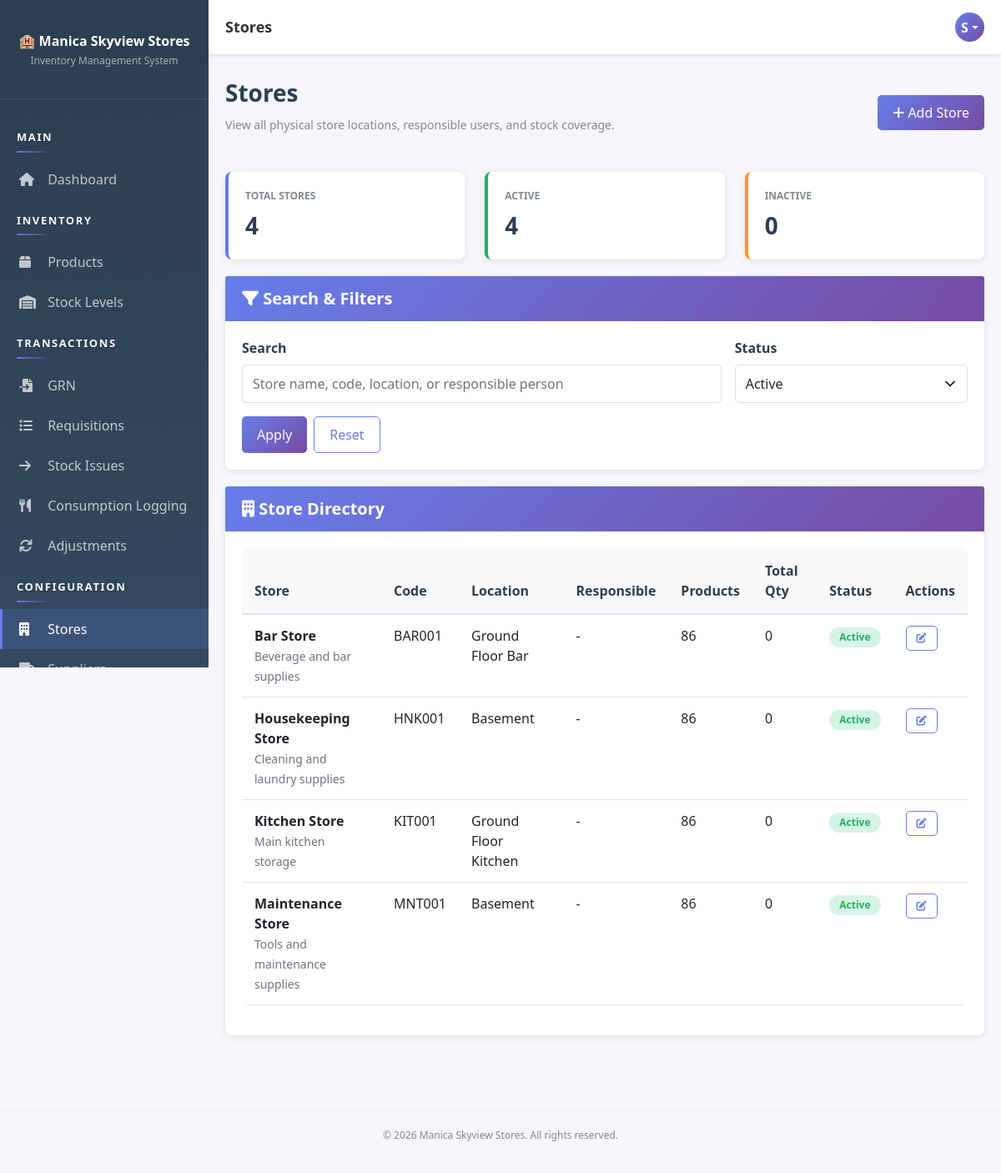
Before: /pages/stores/index.php (signed in) with the older database file.
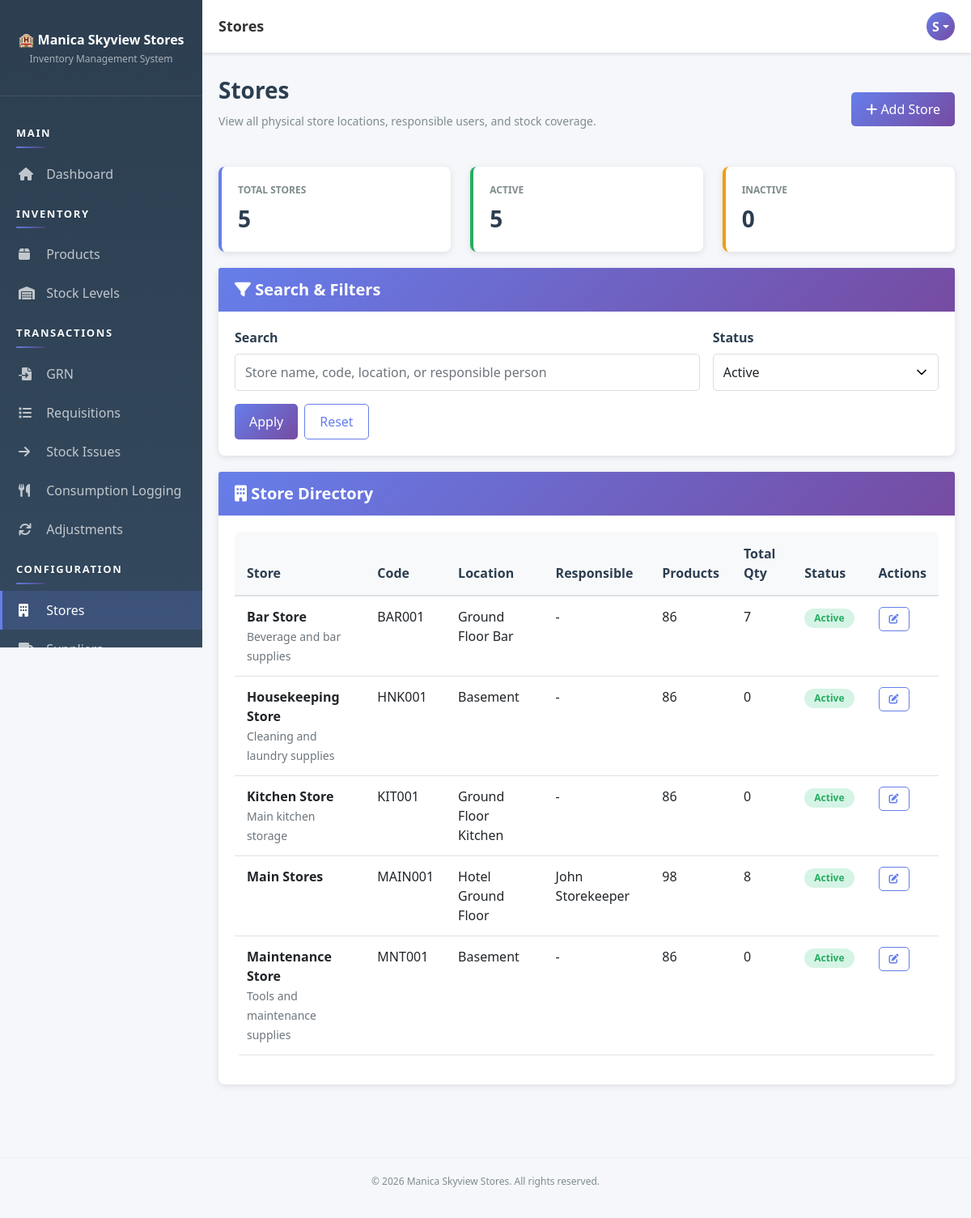
After: the same page with the newer database file.
### tables this page shows
CREATE TABLE `stores` (
  `store_id` int(11) NOT NULL AUTO_INCREMENT,
  `store_name` varchar(100) NOT NULL,
  `store_code` varchar(20) NOT NULL,
  `location` varchar(100) DEFAULT NULL,
  `responsible_user_id` int(11) DEFAULT NULL,
  `description` text DEFAULT NULL,
  `status` enum('active','inactive') DEFAULT 'active',
  `created_at` timestamp NOT NULL DEFAULT current_timestamp(),
  `updated_at` timestamp NOT NULL DEFAULT current_timestamp() ON UPDATE current_timestamp(),
  PRIMARY KEY (`store_id`),
  UNIQUE KEY `store_code` (`store_code`),
  KEY `responsible_user_id` (`responsible_user_id`),
  CONSTRAINT `stores_ibfk_1` FOREIGN KEY (`responsible_user_id`) REFERENCES `users` (`user_id`)
);

CREATE TABLE `users` (
  `user_id` int(11) NOT NULL AUTO_INCREMENT,
  `username` varchar(50) NOT NULL,
  `email` varchar(100) NOT NULL,
  `password` varchar(255) NOT NULL,
  `full_name` varchar(100) NOT NULL,
  `role_id` int(11) NOT NULL,
  `status` enum('active','inactive') DEFAULT 'active',
  `created_at` timestamp NOT NULL DEFAULT current_timestamp(),
  `updated_at` timestamp NOT NULL DEFAULT current_timestamp() ON UPDATE current_timestamp(),
  PRIMARY KEY (`user_id`),
  UNIQUE KEY `username` (`username`),
  UNIQUE KEY `email` (`email`),
  KEY `role_id` (`role_id`),
  CONSTRAINT `users_ibfk_1` FOREIGN KEY (`role_id`) REFERENCES `roles` (`role_id`)
);

### app/bootstrap.php (called while the page is built, shortened)
<?php
function autoload($class) {
    $paths = [
        __DIR__ . '/helpers/' . $class . '.php',
        __DIR__ . '/models/' . $class . '.php',
        __DIR__ . '/controllers/' . $class . '.php'
    ];
    foreach ($paths as $path) {
        if (file_exists($path)) {
            return;
        }
    }
}
function isAuthenticated() {
    $auth = new Auth();
    return $auth->isLoggedIn() && $auth->checkSessionTimeout();
}
function getCurrentUser() {
    if (isAuthenticated()) {
        $db = Database::getInstance()->getConnection();
        $userId = $_SESSION['user_id'];
        $sql = "SELECT u.*, r.role_name FROM users u
                JOIN roles r ON u.role_id = r.role_id
                WHERE u.user_id = ?";
        $stmt = $db->prepare($sql);
        $stmt->bind_param('i', $userId);
        $stmt->execute();
        return $stmt->get_result()->fetch_assoc();
    }
    return null;
}
function getDefaultRolePermissions() {
    return [
        'Admin' => ['*'],
        'Storekeeper' => [
            'dashboard.view', 'products.*', 'stores.view', 'stores.create', 'stores.edit', 'departments.view', 'departments.create', 'departments.edit', 'categories.view', 'categories.create', 'categories.edit', 'suppliers.*', 'stock.view',
            'grn.*', 'requisition.view', 'requisition.create',
            'stock-issues.*', 'adjustments.view', 'adjustments.create', 'reports.view'
        ],
        'Manager' => [
            'dashboard.view', 'stores.view', 'stores.create', 'stores.edit', 'departments.view', 'departments.create', 'departments.edit', 'categories.view', 'categories.create', 'categories.edit', 'stock.view', 'grn.view', 'grn.verify',
            'requisition.view', 'requisition.approve', 'requisition.reject',
            'stock-issues.view', 'stock-issues.create', 'adjustments.view', 'adjustments.create', 'adjustments.approve', 'reports.view', 'audit.view', 'settings.view'
        ],
        'Accounts' => ['dashboard.view', 'stores.view', 'departments.view', 'categories.view', 'stock.view', 'adjustments.view', 'reports.view'],
        'Kitchen' => ['dashboard.view', 'stock.view', 'requisition.view', 'requisition.create'],
        'Bar' => ['dashboard.view', 'stock.view', 'requisition.view', 'requisition.create'],
        'Housekeeping' => ['dashboard.view', 'stock.view', 'requisition.view', 'requisition.create'],
        'Maintenance' => ['dashboard.view', 'stock.view', 'requisition.view', 'requisition.create']
    ];
}
function getRolePermissionOverrides() {
    $overrides = [];
    try {
        $db = Database::getInstance()->getConnection();
        $result = $db->query("SELECT role_name, permission, is_allowed FROM role_permission_overrides");
    } catch (Throwable $e) {
        if (APP_DEBUG) {
            error_log('Permission override read warning: ' . $e->getMessage());
        }
    }
    return $overrides;
}
function getRolePermissions() {
    $defaults = getDefaultRolePermissions();
    $overrides = getRolePermissionOverrides();
    foreach ($defaults as $role => $permissions) {
        $allow = $overrides[$role]['allow'] ?? [];
        $effective = array_values(array_unique(array_merge($permissions, $allow)));
        $defaults[$role] = $effective;
    }
    return $defaults;
}
function can($permission) {
    $user = getCurrentUser();
    $role = $user['role_name'] ?? '';
    $overrides = getRolePermissionOverrides();
    $denied = $overrides[$role]['deny'] ?? [];
    $parts = explode('.', $permission, 2);
    if (count($parts) === 2) {
        $moduleWildcard = $parts[0] . '.*';
    }
    $matrix = getRolePermissions();
    $granted = $matrix[$role] ?? [];
    if (in_array('*', $granted, true)) {
        return true;
    }
    return false;
}

### app/helpers/Database.php (called while the page is built, shortened)
<?php
class Database {
    private static $instance = null;
    private $connection = null;
    private function __construct() {
        try {
            $this->connection = new mysqli(DB_HOST, DB_USER, DB_PASS, DB_NAME);
            $this->connection->set_charset('utf8mb4');
        } catch (Exception $e) {
            die('Error: ' . $e->getMessage());
        }
    }
    public static function getInstance() {
        if (self::$instance === null) {
            self::$instance = new Database();
        }
        return self::$instance;
    }
    public function getConnection() {
        return $this->connection;
    }
}

### app/controllers/Controller.php (called while the page is built, shortened)
<?php
class Controller {
    protected $db;
    public function __construct() {
        $this->db = Database::getInstance()->getConnection();
        $this->loadCurrentUser();
    }
    protected function loadCurrentUser() {
        if (isset($_SESSION['user_id'])) {
            $sql = "SELECT u.*, r.role_name FROM users u
                    JOIN roles r ON u.role_id = r.role_id
                    WHERE u.user_id = ?";
            $stmt = $this->db->prepare($sql);
            $stmt->bind_param('i', $_SESSION['user_id']);
            $stmt->execute();
            $this->currentUser = $stmt->get_result()->fetch_assoc();
        }
    }
}

### app/controllers/StoreController.php (called while the page is built, shortened)
<?php
class StoreController extends Controller {
    public function __construct() {
        parent::__construct();
    }
    public function getStores($filters = []) {
        $sql = "
            SELECT
                s.store_id,
                s.store_name,
                s.store_code,
                s.location,
                s.description,
                s.status,
                s.created_at,
                u.full_name AS responsible_person,
                COUNT(DISTINCT st.product_id) AS products_count,
                COALESCE(SUM(st.quantity_on_hand), 0) AS total_stock_qty
            FROM stores s
            LEFT JOIN users u ON s.responsible_user_id = u.user_id
            LEFT JOIN stock st ON s.store_id = st.store_id
            WHERE 1 = 1
        ";
        $types = '';
        $params = [];
        $status = $filters['status'] ?? 'active';
        if (in_array($status, ['active', 'inactive'], true)) {
            $sql .= " AND s.status = ?";
            $types .= 's';
            $params[] = $status;
        }
        $sql .= " GROUP BY s.store_id ORDER BY s.store_name ASC";
        if ($types !== '') {
            $stmt = $this->db->prepare($sql);
            $stmt->bind_param($types, ...$params);
            $stmt->execute();
            return $stmt->get_result()->fetch_all(MYSQLI_ASSOC);
        }
        return $this->db->query($sql)->fetch_all(MYSQLI_ASSOC);
    }
    public function getStats() {
        $stats = [
            'active' => 0,
            'inactive' => 0,
            'total' => 0
        ];
        $result = $this->db->query("SELECT status, COUNT(*) AS c FROM stores GROUP BY status");
        while ($row = $result->fetch_assoc()) {
            if ($row['status'] === 'active') {
                $stats['active'] = (int)$row['c'];
            }
            $stats['total'] += (int)$row['c'];
        }
        return $stats;
    }
}

### app/helpers/Auth.php (called while the page is built, shortened)
<?php
class Auth {
    public function __construct() {
        $this->db = Database::getInstance()->getConnection();
    }
    private function ensurePasswordResetTable() {
        $sql = "CREATE TABLE IF NOT EXISTS password_reset_tokens (
            token_id INT PRIMARY KEY AUTO_INCREMENT,
            user_id INT NOT NULL,
            token_hash VARCHAR(64) NOT NULL,
            expires_at DATETIME NOT NULL,
            used_at DATETIME NULL,
            created_at TIMESTAMP DEFAULT CURRENT_TIMESTAMP,
            FOREIGN KEY (user_id) REFERENCES users(user_id) ON DELETE CASCADE,
            INDEX idx_reset_token_hash (token_hash),
            INDEX idx_reset_token_user (user_id),
            INDEX idx_reset_token_expires (expires_at)
        )";
    }
    public function isLoggedIn() {
        return isset($_SESSION['user_id']);
    }
    public function checkSessionTimeout() {
        return true;
    }
}

### pages/stores/index.php (the view, shortened to what the changed rows need)
<?php
require_once __DIR__ . '/../../app/bootstrap.php';
$filters = [
    'q' => trim($_GET['q'] ?? ''),
    'status' => $_GET['status'] ?? 'active'
];
$controller = new StoreController();
$stores = $controller->getStores($filters);
$stats = $controller->getStats();
include __DIR__ . '/../../app/views/layout-header.php';
?>
<div class="page-header d-flex justify-content-between align-items-center">
    <div>
        <h1>Stores</h1>
    </div>
</div>
<div class="row">
    <div class="col-md-4">
        <div class="stat-card">
            <div class="stat-label">Total Stores</div>
            <div class="stat-value"><?php echo (int)$stats['total']; ?></div>
        </div>
    </div>
    <div class="col-md-4">
        <div class="stat-card success">
            <div class="stat-label">Active</div>
            <div class="stat-value"><?php echo (int)$stats['active']; ?></div>
        </div>
    </div>
</div>
<div class="card">
    <div class="card-body">
        <?php if (!empty($stores)): ?>
            <div class="table-responsive">
                <table class="table table-sm">
                    <thead>
                        <tr>
                            <th>Store</th>
                            <th>Code</th>
                            <th>Location</th>
                            <th>Responsible</th>
                            <th>Products</th>
                            <th>Total Qty</th>
                            <th>Status</th>
                            <th>Actions</th>
                        </tr>
                    </thead>
                    <tbody>
                        <?php foreach ($stores as $store): ?>
                            <tr>
                                <td>
                                    <strong><?php echo htmlspecialchars($store['store_name']); ?></strong>
                                    <?php if (!empty($store['description'])): ?>
                                        <br><small class="text-muted"><?php echo htmlspecialchars($store['description']); ?></small>
                                    <?php endif; ?>
                                </td>
                                <td><?php echo htmlspecialchars($store['store_code']); ?></td>
                                <td><?php echo htmlspecialchars($store['location'] ?: '-'); ?></td>
                                <td><?php echo htmlspecialchars($store['responsible_person'] ?: '-'); ?></td>
                                <td><?php echo (int)$store['products_count']; ?></td>
                                <td><?php echo (int)$store['total_stock_qty']; ?></td>
                                <td>
                                    <span class="badge badge-<?php echo $store['status'] === 'active' ? 'success' : 'warning'; ?>">
                                        <?php echo htmlspecialchars(ucfirst($store['status'])); ?>
                                    </span>
                                </td>
                                <td>
                                    <?php if (can('stores.edit')): ?>
                                        <a class="btn btn-sm btn-outline-primary" href="<?php echo SITE_URL; ?>pages/stores/edit.php?id=<?php echo (int)$store['store_id']; ?>">
                                            <i class="fas fa-edit"></i>
                                        </a>
                                    <?php else: ?>
                                        <span class="text-muted">-</span>
                                    <?php endif; ?>
                                </td>
                            </tr>
                        <?php endforeach; ?>
                    </tbody>
                </table>
            </div>
        <?php else: ?>
            <div class="alert alert-info mb-0">No stores found for the selected filters.</div>
        <?php endif; ?>
    </div>
</div>
<?php include __DIR__ . '/../../app/views/layout-footer.php'; ?>

Changed rows visible on the page:
removed stores: store_id "4", store_name "Maintenance Store", description "Tools and maintenance supplies", store_code "MNT001", location "Basement", responsible_person "-", products_count "86", total_stock_qty "0", status "Active"
changed stores "Bar Store": total_stock_qty "0" → "7"
added stores: store_name "Main Stores", store_code "MAIN001", location "Hotel Ground Floor", responsible_user.full_name "John Storekeeper", products_count "98", total_stock_qty "8", status "Active"
added stores: store_name "Maintenance Store", description "Tools and maintenance supplies", store_code "MNT001", location "Basement", responsible_person "-", products_count "86", total_stock_qty "0", status "Active"
Other visible differences:
$stats['total']: (not shown) → "5"
$stats['active']: (not shown) → "5"
